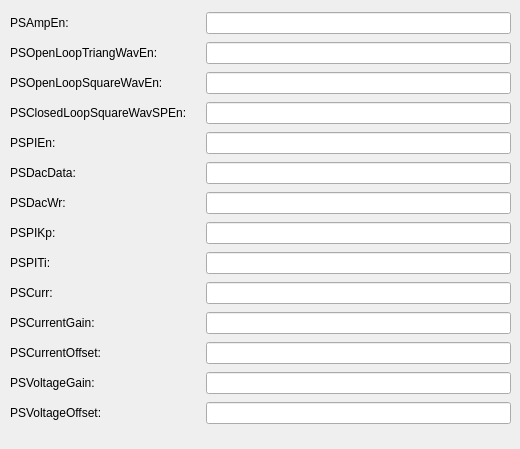
     <widget class="QWidget" name="tab_8">
      <attribute name="title">
       <string>C5</string>
      </attribute>
      <widget class="QWidget" name="gridLayoutWidget_7">
       <property name="geometry">
        <rect>
         <x>10</x>
         <y>10</y>
         <width>501</width>
         <height>430</height>
        </rect>
       </property>
       <layout class="QGridLayout" name="gridLayout_8">
        <item row="21" column="1">
         <widget class="PyDMLabel" name="PyDMLabel_161">
          <property name="toolTip">
           <string/>
          </property>
          <property name="channel" stdset="0">
           <string>SI-22:DI-FOFBCtrl:PSPIKpCH5-RB</string>
          </property>
         </widget>
        </item>
        <item row="16" column="0">
         <widget class="QLabel" name="label_84">
          <property name="text">
           <string>PSOpenLoopSquareWavEn:</string>
          </property>
         </widget>
        </item>
        <item row="25" column="2">
         <widget class="PyDMLineEdit" name="PyDMLineEdit_165">
          <property name="toolTip">
           <string/>
          </property>
          <property name="channel" stdset="0">
           <string>SI-22:DI-FOFBCtrl:PSOffsetWavCH5-SP</string>
          </property>
         </widget>
        </item>
        <item row="16" column="1">
         <widget class="PyDMLabel" name="PyDMLabel_94">
          <property name="toolTip">
           <string/>
          </property>
          <property name="channel" stdset="0">
           <string>SI-22:DI-FOFBCtrl:PSOpenLoopSquareWavEnCH5-Sts</string>
          </property>
         </widget>
        </item>
        <item row="24" column="2">
         <widget class="PyDMLineEdit" name="PyDMLineEdit_164">
          <property name="toolTip">
           <string/>
          </property>
          <property name="channel" stdset="0">
           <string>SI-22:DI-FOFBCtrl:PSGainWavCH5-SP</string>
          </property>
         </widget>
        </item>
        <item row="23" column="1">
         <widget class="PyDMLabel" name="PyDMLabel_93">
          <property name="toolTip">
           <string/>
          </property>
          <property name="channel" stdset="0">
           <string>SI-22:DI-FOFBCtrl:PSCurrCH5-Mon</string>
          </property>
         </widget>
        </item>
        <item row="15" column="1">
         <widget class="PyDMLabel" name="PyDMLabel_91">
          <property name="toolTip">
           <string/>
          </property>
          <property name="channel" stdset="0">
           <string>SI-22:DI-FOFBCtrl:PSOpenLoopTriangWavEnCH5-Sts</string>
          </property>
         </widget>
        </item>
        <item row="27" column="2">
         <widget class="PyDMLineEdit" name="PyDMLineEdit_167">
          <property name="toolTip">
           <string/>
          </property>
          <property name="channel" stdset="0">
           <string>SI-22:DI-FOFBCtrl:PSOffsetWavCH17-SP</string>
          </property>
         </widget>
        </item>
        <item row="16" column="2">
         <widget class="PyDMLineEdit" name="PyDMLineEdit_78">
          <property name="toolTip">
           <string/>
          </property>
          <property name="channel" stdset="0">
           <string>SI-22:DI-FOFBCtrl:PSOpenLoopSquareWavEnCH5-Sel</string>
          </property>
         </widget>
        </item>
        <item row="14" column="0">
         <widget class="QLabel" name="label_86">
          <property name="text">
           <string>PSAmpEn:</string>
          </property>
         </widget>
        </item>
        <item row="25" column="1">
         <widget class="PyDMLabel" name="PyDMLabel_164">
          <property name="toolTip">
           <string/>
          </property>
          <property name="channel" stdset="0">
           <string>SI-22:DI-FOFBCtrl:PSOffsetWavCH5-SP</string>
          </property>
         </widget>
        </item>
        <item row="21" column="0">
         <widget class="QLabel" name="label_79">
          <property name="text">
           <string>PSPIKp:</string>
          </property>
         </widget>
        </item>
        <item row="24" column="1">
         <widget class="PyDMLabel" name="PyDMLabel_163">
          <property name="toolTip">
           <string/>
          </property>
          <property name="channel" stdset="0">
           <string>SI-22:DI-FOFBCtrl:PSGainWavCH5-SP</string>
          </property>
         </widget>
        </item>
        <item row="15" column="0">
         <widget class="QLabel" name="label_80">
          <property name="text">
           <string>PSOpenLoopTriangWavEn:</string>
          </property>
         </widget>
        </item>
        <item row="26" column="1">
         <widget class="PyDMLabel" name="PyDMLabel_165">
          <property name="toolTip">
           <string/>
          </property>
          <property name="channel" stdset="0">
           <string>SI-22:DI-FOFBCtrl:PSGainWavCH17-SP</string>
          </property>
         </widget>
        </item>
        <item row="20" column="0">
         <widget class="QLabel" name="label_77">
          <property name="text">
           <string>PSDacWr:</string>
          </property>
         </widget>
        </item>
        <item row="26" column="0">
         <widget class="QLabel" name="label_247">
          <property name="text">
           <string>PSVoltageGain:</string>
          </property>
         </widget>
        </item>
        <item row="14" column="1">
         <widget class="PyDMLabel" name="PyDMLabel_89">
          <property name="toolTip">
           <string/>
          </property>
          <property name="channel" stdset="0">
           <string>SI-22:DI-FOFBCtrl:PSAmpEnCH5-Sts</string>
          </property>
         </widget>
        </item>
        <item row="23" column="2">
         <widget class="PyDMLineEdit" name="PyDMLineEdit_75">
          <property name="toolTip">
           <string/>
          </property>
          <property name="channel" stdset="0">
           <string>SI-22:DI-FOFBCtrl:PSCurrCH5-SP</string>
          </property>
         </widget>
        </item>
        <item row="22" column="1">
         <widget class="PyDMLabel" name="PyDMLabel_90">
          <property name="toolTip">
           <string/>
          </property>
          <property name="channel" stdset="0">
           <string>SI-22:DI-FOFBCtrl:PSPITiCH5-RB</string>
          </property>
         </widget>
        </item>
        <item row="19" column="1">
         <widget class="PyDMLabel" name="PyDMLabel_95">
          <property name="toolTip">
           <string/>
          </property>
          <property name="channel" stdset="0">
           <string>SI-22:DI-FOFBCtrl:PSDacDataCH5-RB</string>
          </property>
         </widget>
        </item>
        <item row="18" column="0">
         <widget class="QLabel" name="label_82">
          <property name="text">
           <string>PSPIEn:</string>
          </property>
         </widget>
        </item>
        <item row="17" column="1">
         <widget class="PyDMLabel" name="PyDMLabel_162">
          <property name="toolTip">
           <string/>
          </property>
          <property name="channel" stdset="0">
           <string>SI-22:DI-FOFBCtrl:PSClosedLoopSquareWavSPEnCH5-Sts</string>
          </property>
         </widget>
        </item>
        <item row="14" column="2">
         <widget class="PyDMLineEdit" name="PyDMLineEdit_77">
          <property name="toolTip">
           <string/>
          </property>
          <property name="channel" stdset="0">
           <string>SI-22:DI-FOFBCtrl:PSAmpEnCH5-Sel</string>
          </property>
         </widget>
        </item>
        <item row="18" column="2">
         <widget class="PyDMLineEdit" name="PyDMLineEdit_72">
          <property name="toolTip">
           <string/>
          </property>
          <property name="channel" stdset="0">
           <string>SI-22:DI-FOFBCtrl:PSPIEnCH5-Sel</string>
          </property>
         </widget>
        </item>
        <item row="25" column="0">
         <widget class="QLabel" name="label_246">
          <property name="text">
           <string>PSCurrentOffset:</string>
          </property>
         </widget>
        </item>
        <item row="15" column="2">
         <widget class="PyDMLineEdit" name="PyDMLineEdit_69">
          <property name="toolTip">
           <string/>
          </property>
          <property name="channel" stdset="0">
           <string>SI-22:DI-FOFBCtrl:PSOpenLoopTriangWavEnCH5-Sel</string>
          </property>
         </widget>
        </item>
        <item row="27" column="1">
         <widget class="PyDMLabel" name="PyDMLabel_166">
          <property name="toolTip">
           <string/>
          </property>
          <property name="channel" stdset="0">
           <string>SI-22:DI-FOFBCtrl:PSOffsetWavCH17-SP</string>
          </property>
         </widget>
        </item>
        <item row="26" column="2">
         <widget class="PyDMLineEdit" name="PyDMLineEdit_166">
          <property name="toolTip">
           <string/>
          </property>
          <property name="channel" stdset="0">
           <string>SI-22:DI-FOFBCtrl:PSGainWavCH17-SP</string>
          </property>
         </widget>
        </item>
        <item row="24" column="0">
         <widget class="QLabel" name="label_245">
          <property name="text">
           <string>PSCurrentGain:</string>
          </property>
         </widget>
        </item>
        <item row="22" column="2">
         <widget class="PyDMLineEdit" name="PyDMLineEdit_70">
          <property name="toolTip">
           <string/>
          </property>
          <property name="channel" stdset="0">
           <string>SI-22:DI-FOFBCtrl:PSPITiCH5-SP</string>
          </property>
         </widget>
        </item>
        <item row="23" column="0">
         <widget class="QLabel" name="label_78">
          <property name="text">
           <string>PSCurr:</string>
          </property>
         </widget>
        </item>
        <item row="22" column="0">
         <widget class="QLabel" name="label_83">
          <property name="text">
           <string>PSPITi:</string>
          </property>
         </widget>
        </item>
        <item row="19" column="0">
         <widget class="QLabel" name="label_81">
          <property name="text">
           <string>PSDacData:</string>
          </property>
         </widget>
        </item>
        <item row="21" column="2">
         <widget class="PyDMLineEdit" name="PyDMLineEdit_71">
          <property name="toolTip">
           <string/>
          </property>
          <property name="channel" stdset="0">
           <string>SI-22:DI-FOFBCtrl:PSPIKpCH5-SP</string>
          </property>
         </widget>
        </item>
        <item row="17" column="0">
         <widget class="QLabel" name="label_85">
          <property name="text">
           <string>PSClosedLoopSquareWavSPEn:</string>
          </property>
         </widget>
        </item>
        <item row="17" column="2">
         <widget class="PyDMLineEdit" name="PyDMLineEdit_74">
          <property name="toolTip">
           <string/>
          </property>
          <property name="channel" stdset="0">
           <string>SI-22:DI-FOFBCtrl:PSClosedLoopSquareWavSPEnCH5-Sel</string>
          </property>
         </widget>
        </item>
        <item row="18" column="1">
         <widget class="PyDMLabel" name="PyDMLabel_96">
          <property name="toolTip">
           <string/>
          </property>
          <property name="channel" stdset="0">
           <string>SI-22:DI-FOFBCtrl:PSPIEnCH5-Sts</string>
          </property>
         </widget>
        </item>
        <item row="27" column="0">
         <widget class="QLabel" name="label_248">
          <property name="text">
           <string>PSVoltageOffset:</string>
          </property>
         </widget>
        </item>
        <item row="19" column="2">
         <widget class="PyDMLineEdit" name="PyDMLineEdit_76">
          <property name="toolTip">
           <string/>
          </property>
          <property name="channel" stdset="0">
           <string>SI-22:DI-FOFBCtrl:PSDacDataCH5-SP</string>
          </property>
         </widget>
        </item>
        <item row="20" column="1">
         <widget class="PyDMLabel" name="PyDMLabel_92">
          <property name="toolTip">
           <string/>
          </property>
          <property name="channel" stdset="0">
           <string>SI-22:DI-FOFBCtrl:PSDacWrCH5-RB</string>
          </property>
         </widget>
        </item>
        <item row="20" column="2">
         <widget class="PyDMLineEdit" name="PyDMLineEdit_73">
          <property name="toolTip">
           <string/>
          </property>
          <property name="channel" stdset="0">
           <string>SI-22:DI-FOFBCtrl:PSDacWrCH5-SP</string>
          </property>
         </widget>
        </item>
       </layout>
      </widget>
     </widget>
